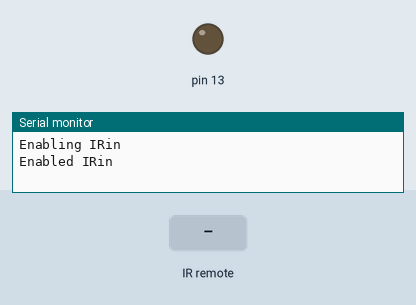
Bench run of a sketch on a simulated Arduino Uno, built with avr-gcc and run on an emulated ATmega328P. On the bench: output pins drawn as LEDs (lit = HIGH), the last lines printed to the serial monitor. The inputs (shaded band) are chosen by the test bench.

Above: at 1.2 s.
1.3 s: infrared code 0xFF30CF received
At 2.5 s:
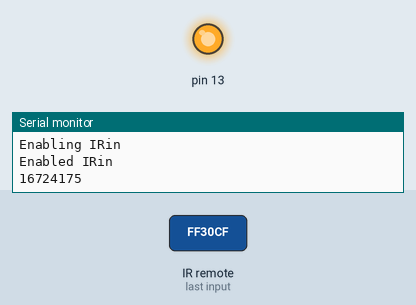
2.8 s: infrared code 0xFF18E7 received
At 3.7 s:
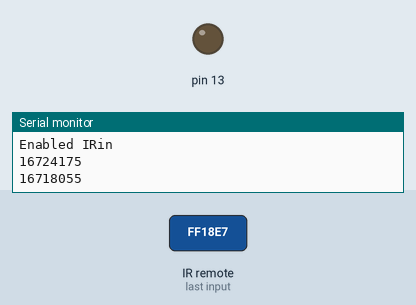
Timing chart, 0 to 5.8 s (numbered marks = the images above; inputs shaded):
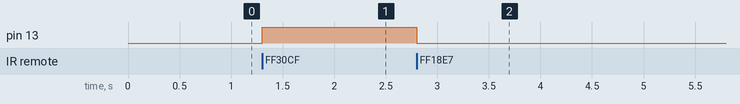

The sketch:

IRrecvDemo.ino
```cpp
// (licence header left out)
#include <IRremote.h>

int RECV_PIN = 11;

IRrecv irrecv(RECV_PIN);

decode_results results;

void setup()
{
  Serial.begin(9600);
  // In case the interrupt driver crashes on setup, give a clue
  // to the user what's going on.
  Serial.println("Enabling IRin");
  pinMode (13, OUTPUT);
  digitalWrite(13, LOW);    //At first the LED should be tuned off.
  irrecv.enableIRIn(); // Start the receiver
  Serial.println("Enabled IRin");
}

void loop() {

if (irrecv.decode(&results)) {
Serial.println(results.value, DEC);
if (results.value == 16724175)   //If The IR receiver receives the number
//16724175 (button 1)...
{digitalWrite (13, HIGH);}   //...the LED gets turned on.
if (results.value == 16718055)   //If the IR receiver receives the number
//16718055 (button 2)...
{digitalWrite (13, LOW);}  //....the LED gets turned off.
irrecv.resume(); // Receive the next value
}
}
```

Measured:
- after the input at 1.3 s, pin 13: LOW → HIGH at once
- after the input at 2.8 s, pin 13: HIGH → LOW at once
